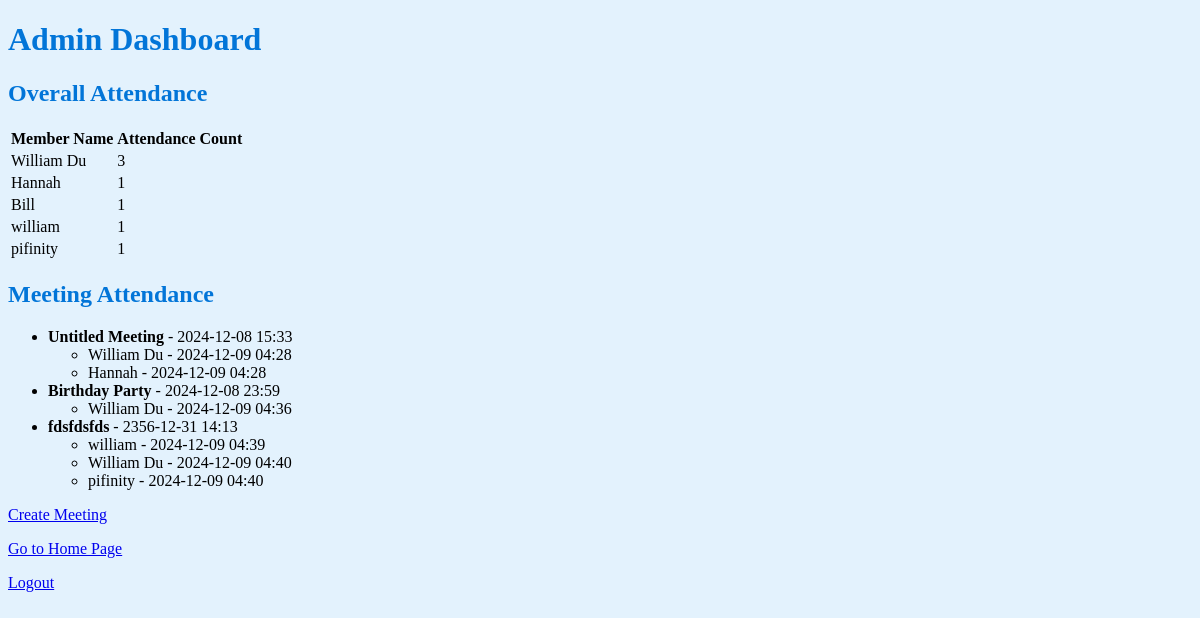
Before: /dashboard (signed in) with the older database file.
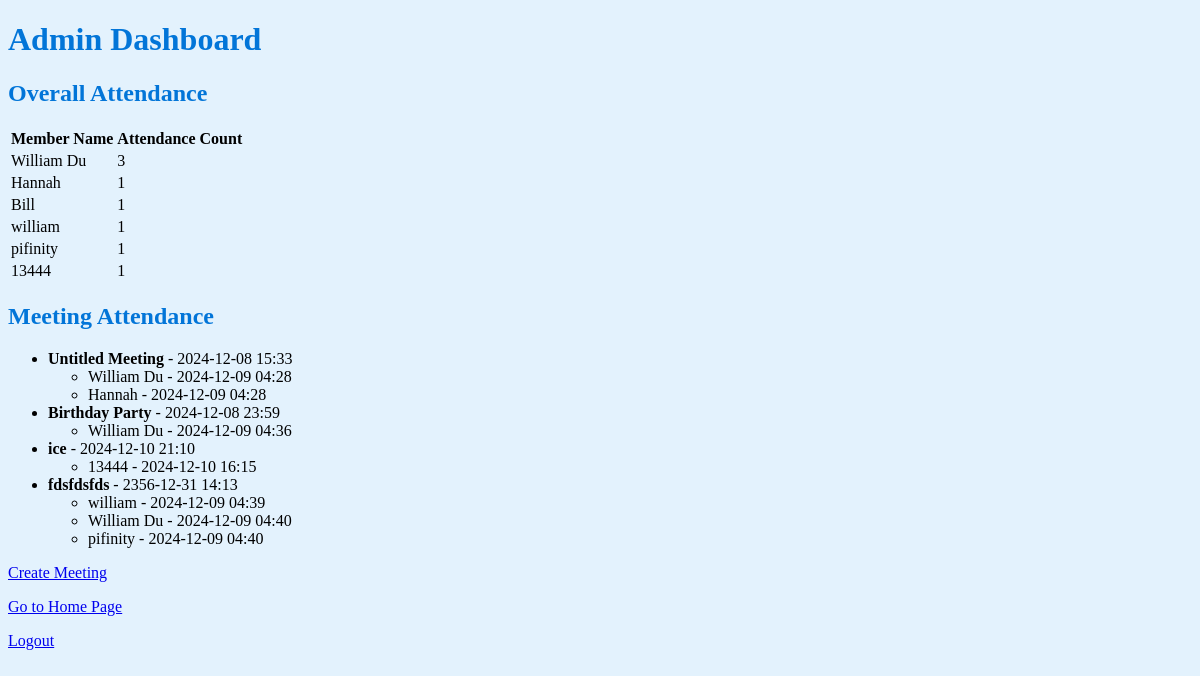
After: the same page with the newer database file.
### models.py (models this page shows)
class Member(db.Model):
    id = db.Column(db.Integer, primary_key=True)
    name = db.Column(db.String(100), nullable=False, unique=True)
    sign_ins = db.relationship('SignIn', backref='member', lazy=True)

class Meeting(db.Model):
    id = db.Column(db.Integer, primary_key=True)
    date = db.Column(db.DateTime, nullable=False)
    topic = db.Column(db.String(200), nullable=True)
    attendees = db.relationship('SignIn', backref='meeting', lazy=True)

class SignIn(db.Model):
    id = db.Column(db.Integer, primary_key=True)
    timestamp = db.Column(db.DateTime, default=lambda: datetime.utcnow())
    member_id = db.Column(db.Integer, db.ForeignKey('member.id'), nullable=False)
    meeting_id = db.Column(db.Integer, db.ForeignKey('meeting.id'), nullable=True)

### app.py (the view)
@app.route('/dashboard')
def dashboard():
    if not session.get('admin'):
        flash('Unauthorized access. Please log in as admin.', 'danger')
        return redirect(url_for('index'))
    members = Member.query.all()
    attendance = {member.name: len(member.sign_ins) for member in members}
    meetings = Meeting.query.order_by(Meeting.date).all()
    return render_template('dashboard.html', attendance=attendance, meetings=meetings)

### templates/dashboard.html (shortened to what this page needs)
{% extends 'base.html' %}
{% block content %}
<div class="container mt-4">
    <h1 class="text-center mb-4">Admin Dashboard</h1>
    <h2 class="mb-3">Overall Attendance</h2>
    <table class="table table-striped table-hover">
        <thead class="thead-dark">
            <tr>
                <th>Member Name</th>
                <th>Attendance Count</th>
            </tr>
        </thead>
        <tbody>
            {% for name, count in attendance.items() %}
            <tr>
                <td>{{ name }}</td>
                <td>{{ count }}</td>
            </tr>
            {% endfor %}
        </tbody>
    </table>
    <h2 class="mt-5 mb-3">Meeting Attendance</h2>
    <ul class="list-group">
        {% for meeting in meetings %}
        <li class="list-group-item">
            <strong>{{ meeting.topic or 'Untitled Meeting' }}</strong> -
            {{ meeting.date.strftime('%Y-%m-%d %H:%M') }}
            <ul class="list-unstyled mt-2">
                {% for attendee in meeting.attendees %}
                <li>
                     {{ attendee.member.name }} -
                    {{ attendee.timestamp.strftime('%Y-%m-%d %H:%M') }}
                </li>
                {% else %}
                <li class="text-muted">No attendees</li>
                {% endfor %}
            </ul>
        </li>
        {% else %}
        <li class="list-group-item text-muted">No meetings have been scheduled yet.</li>
        {% endfor %}
    </ul>
    <div class="mt-4">
        <p>
            <a href="{{ url_for('meetings') }}" class="btn btn-primary">Create Meeting</a>
        </p>
        <p>
            <a href="{{ url_for('index') }}" class="btn btn-secondary">Go to Home Page</a>
        </p>
        <p>
            <a href="{{ url_for('logout') }}" class="btn btn-danger">Logout</a>
        </p>
    </div>
</div>
{% endblock %}

### templates/base.html (shortened to what this page needs)
<!DOCTYPE html>
<html lang="en">
<head>
    <link rel="stylesheet" href="{{ url_for('static', filename='styles.css') }}">
</head>
<body>
    <div class="container">
        {% block content %}{% endblock %}
    </div>
</body>
</html>

### templates/dashboard.html (style rules this page uses)
body { background-color: #e3f2fd; }
h1, h2 { color: #0275d8; }
.btn-primary, .btn-secondary, .btn-danger { margin-right: 10px; }

Changed rows visible on the page:
added Member: name "13444", count "1"
added Meeting: topic "ice", date "2024-12-10 21:10"
added SignIn: member.name "13444", timestamp "2024-12-10 16:15", shown under "ice"
